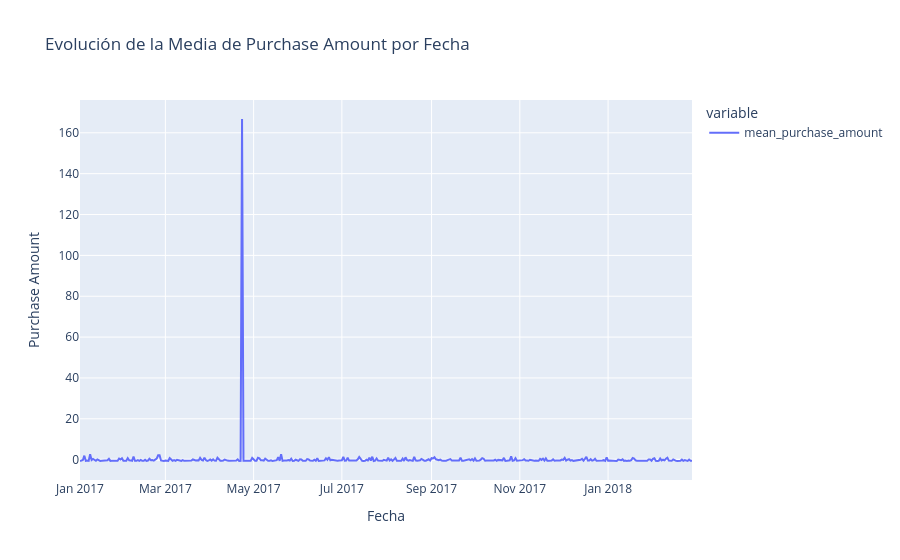

This figure's notebook cell:
### Code cell
import polars as pl
import plotly.express as px
import pandas as pd

# Agrupar por día y calcular la mediana y media
vdf_purch_amnt_dist = (
    vdf_hist_trx_lazy
    .group_by(pl.col("purchase_date").str.slice(0, 10))  # Agrupar por día
    .agg(
        # pl.col("purchase_amount").median().alias("median_purchase_amount"),
        pl.col("purchase_amount").mean().alias("mean_purchase_amount"),
    )
    .collect()  # Ejecutar las operaciones
)

# Convertir solo las columnas necesarias a pandas
df_pandas = vdf_purch_amnt_dist.select(["purchase_date", "mean_purchase_amount"]).to_pandas()

# df_pandas = pd.to_datetime(df_pandas.purchase_date, format="%Y-%m-%d")

df_pandas = df_pandas.sort_values(by="purchase_date")


# Crear el gráfico de líneas
fig = px.line(
    df_pandas,
    x="purchase_date",
    y=["mean_purchase_amount"],
    title="Evolución de la Media de Purchase Amount por Fecha",
    labels={"purchase_date": "Fecha", "value": "Purchase Amount"},
)

# Mostrar el gráfico
fig.show()

### Figure 1 — Plotly figure (JSON) as saved in the notebook; plotly's stock layout.template omitted (floating-point values rounded to 4 significant figures; data arrays with more than 128 entries replaced by an {"elided": "..."} marker saying what was removed)
{"data": [{"hovertemplate": "variable=mean_purchase_amount<br>Fecha=%{x}<br>Purchase Amount=%{y}<extra></extra>", "legendgroup": "mean_purchase_amount", "line": {"color": "#636efa", "dash": "solid"}, "marker": {"symbol": "circle"}, "mode": "lines", "name": "mean_purchase_amount", "orientation": "v", "showlegend": true, "type": "scatter", "x": {"elided": "424 str values"}, "xaxis": "x", "y": {"elided": "424 float values"}, "yaxis": "y"}], "layout": {"legend": {"title": {"text": "variable"}, "tracegroupgap": 0}, "title": {"text": "Evolución de la Media de Purchase Amount por Fecha"}, "xaxis": {"anchor": "y", "domain": [0, 1], "title": {"text": "Fecha"}}, "yaxis": {"anchor": "x", "domain": [0, 1], "title": {"text": "Purchase Amount"}}}}
